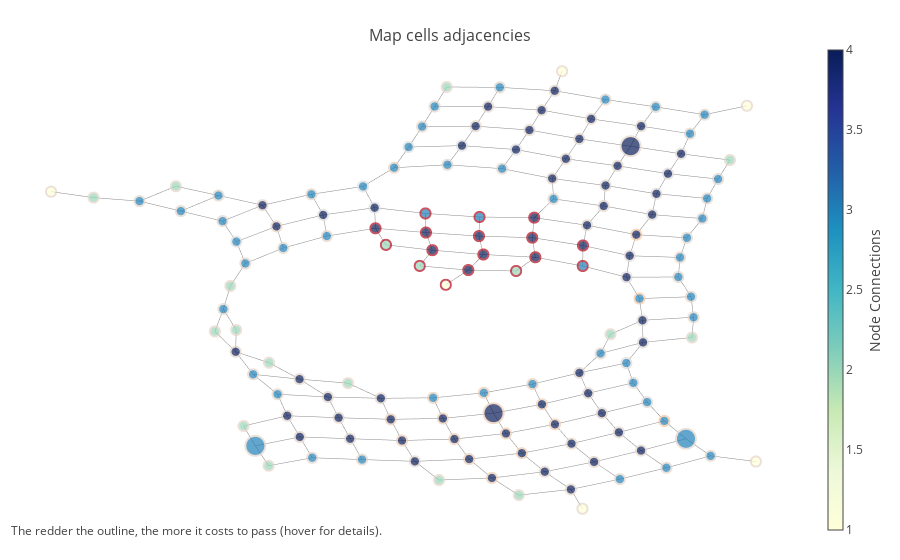

The cell this chart's notebook holds for it:
### Markdown cell above
In this (basicly) interactive graph you see cell's transit cost (circle outline) and its adjacencies (1 to 4, obviously). Bigger nodes are customers.

(*Actual graph cells are hidden for the sake of brevity if you want to see how this is made then check out pages' repo [here](https://github.com/aogier/aogier.github.io/blob/source/content/reply-cc-2019.ipynb)*)

### Code cell
%%time

py.iplot(fig, filename='networkx')

### Figure 1 — Plotly figure (JSON) as saved in the notebook; plotly's stock layout.template omitted (floating-point values rounded to 4 significant figures; data arrays with more than 128 entries replaced by an {"elided": "..."} marker saying what was removed)
{"data": [{"hoverinfo": "none", "line": {"color": "#888", "width": 0.5}, "mode": "lines", "type": "scattergl", "uid": "3e6140f1-75e0-4996-b2f0-47e160d11af6", "x": {"elided": "711 float values"}, "y": {"elided": "711 float values"}}, {"hoverinfo": "text", "marker": {"color": {"elided": "145 int values"}, "colorbar": {"thickness": 15, "title": {"side": "right", "text": "Node Connections"}, "xanchor": "left"}, "colorscale": "YlGnBu", "line": {"color": {"elided": "145 float values"}, "colorscale": "Reds", "width": 2}, "reversescale": true, "showscale": true, "size": {"elided": "145 int values"}}, "mode": "markers", "text": {"elided": "145 str values"}, "type": "scattergl", "uid": "ea9e9dcc-70af-4061-90ca-3dbd3d10a5e2", "x": {"elided": "145 float values"}, "y": {"elided": "145 float values"}}], "layout": {"annotations": [{"showarrow": false, "text": "The redder the outline, the more it costs to pass (hover for details).", "x": 0.005, "xref": "paper", "y": -0.002, "yref": "paper"}], "autosize": true, "hovermode": "closest", "margin": {"b": 20, "l": 5, "r": 5, "t": 40}, "showlegend": false, "title": {"font": {"size": 16}, "text": "<br>Map cells adjacencies"}, "xaxis": {"autorange": true, "range": [-0.9029, 0.5922], "showgrid": false, "showticklabels": false, "type": "linear", "zeroline": false}, "yaxis": {"autorange": true, "range": [-1.15, 1.135], "showgrid": false, "showticklabels": false, "type": "linear", "zeroline": false}}}
